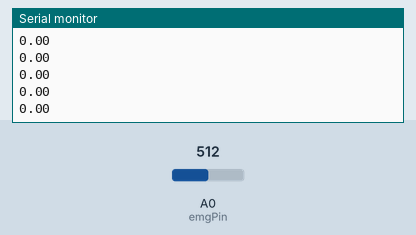
Simulated run of this sketch. Board: Arduino Uno, built with avr-gcc and run on an emulated ATmega328P. Shown: the last lines printed to the serial monitor. The test bench sets the inputs (shaded band); at power-on: A0 (emgPin) = 512.

Above: at 1.2 s.
1.3 s: A0 (emgPin) set to 716
At 2.0 s:
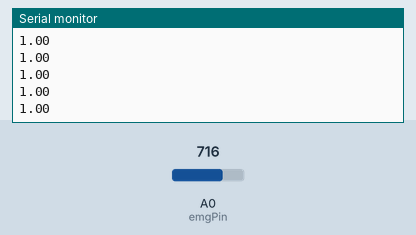
2.8 s: A0 (emgPin) set to 900
At 3.4 s:
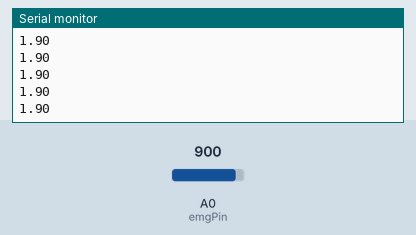
Timing chart, 0 to 5.8 s (numbered marks = the images above; inputs shaded):
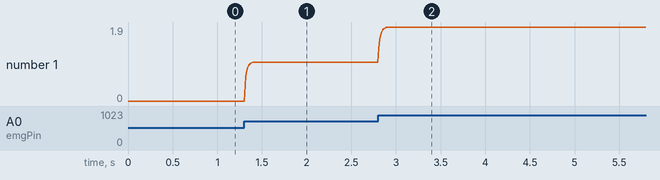

Measured:
- after the input at 1.3 s, the serial monitor: prints a new line at once (image 1)
- after the input at 2.8 s, the serial monitor: prints a new line at once (image 2)
- plotted number 1: 0 → 1 after the input at 1.3 s, 1 → 1.9 after the input at 2.8 s

The sketch:

EMG_elektrody_test.ino
```cpp
#include <Arduino.h>

// --- Parametry ---
const int refreshRateHz = 100;
const int refreshRate = 1000 / refreshRateHz;

const int emgPin = A0;
const float alpha = 0.4;
float envelope = 0.0;

// --- Inicializace ---
void setup()
{
    Serial.begin(9600);
    pinMode(emgPin, INPUT);
}

// --- Funkce pro čtení a zpracování signálu ---
float readVoltage(float referenceVoltage = 5.0, int adcResolution = 1023)
{
    return analogRead(emgPin) * (referenceVoltage / adcResolution);
}

float updateEnvelope(float referenceVoltage = 5.0)
{
    float voltage = readVoltage(referenceVoltage);
    float centered = voltage - (referenceVoltage / 2.0);
    float rectified = fabs(centered);
    envelope = alpha * rectified + (1 - alpha) * envelope;
    return envelope;
}

// --- Hlavní smyčka ---
void loop()
{
    float value = updateEnvelope();
    Serial.println(value); // Odeslání na Serial s 4 desetinnými místy
    delay(refreshRate);
}
```
